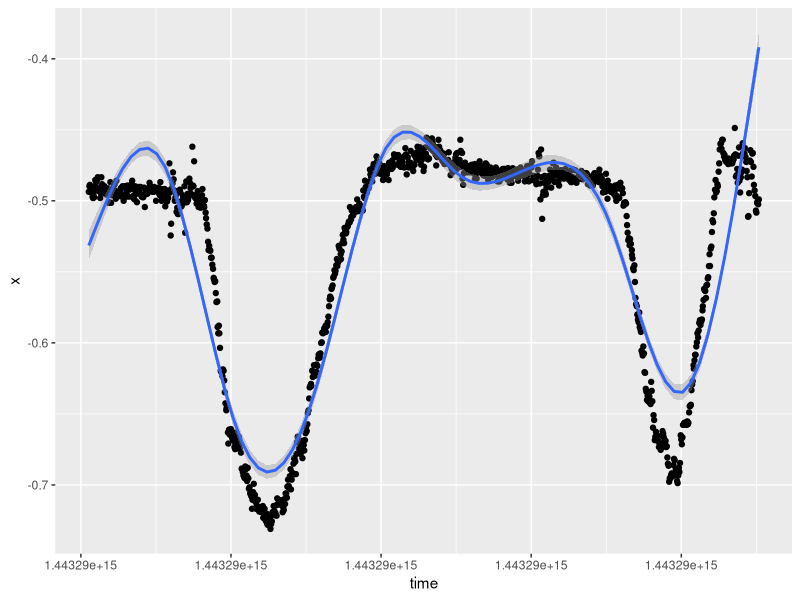

Source code (R):
## ---- chunk 1
accData <- read.csv("accelerometer.csv")
head(accData,8)
## ---- chunk 2
library(ggplot2)
ggplot(accData,aes(timestamp,x)) + geom_point() + stat_smooth() + xlab("time")

